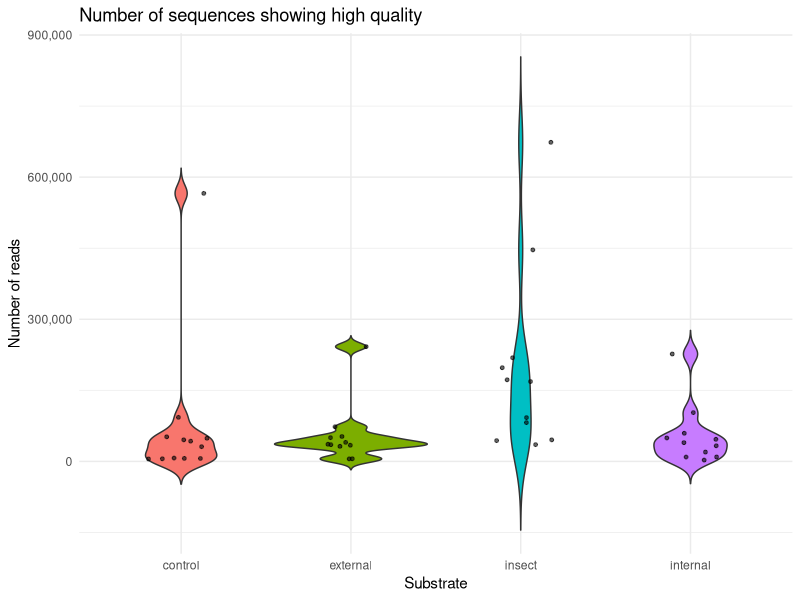
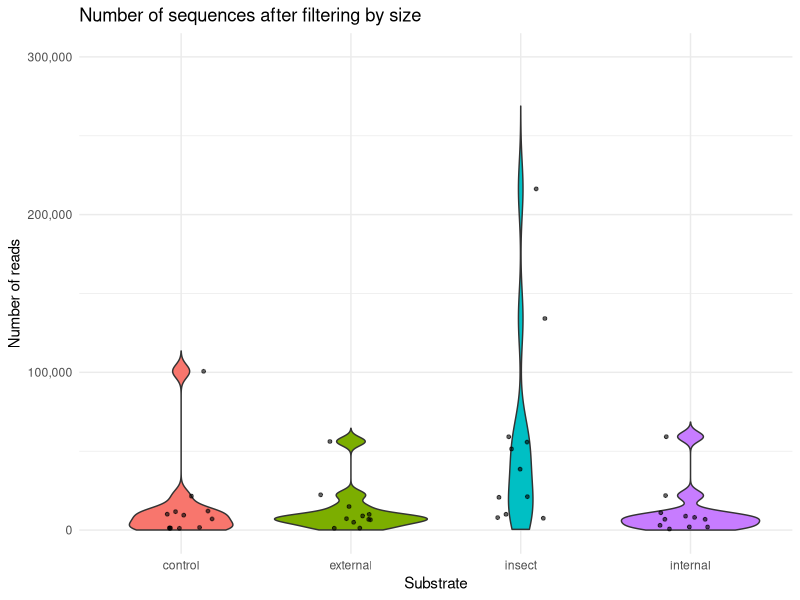
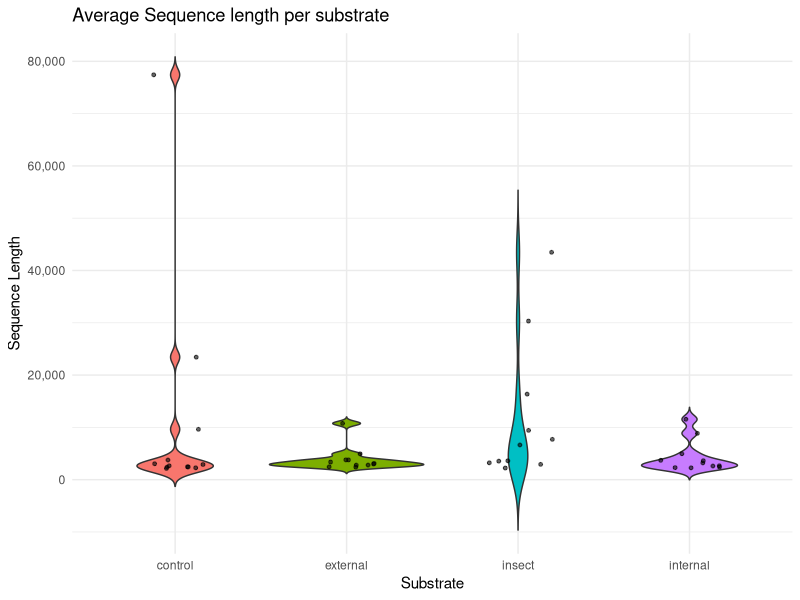

Recreate these plots in R, in order.
#reads sequenciamento

library(ggplot2)
library(readr)     # for reading data
library(dplyr)     # for data wrangling
library(tidyr)  # for reshaping data
library(scales)

reads <- read.table("reads_perbarcode.txt", h=T)
head(reads)
reads$substrat <- as.factor(reads$substrat)
reads$repetition <- as.factor(reads$repetition)

#reads_QC_passed9
ggplot(reads, aes(x = substrat, y = (reads_QC_passed9), fill = substrat)) +
  geom_violin(trim = FALSE) +
  geom_jitter(width = 0.2, size = 1, alpha = 0.6) +
  theme_minimal() +
  theme(legend.position = "none") +
  scale_y_continuous(labels = comma) +
  labs(title = "Number of sequences showing high quality",
       y = "Number of reads", x = "Substrate")

# Violin plot for reads_cutadapt_lenght
ggplot(reads, aes(x = substrat, y = reads_cutadapt_lenght, fill = substrat)) +
  geom_violin(trim = FALSE) +
  geom_jitter(width = 0.2, size = 1, alpha = 0.6) +
  theme_minimal() +
  theme(legend.position = "none") +
  scale_y_continuous(labels = comma, limits=c(0, 300000)) +
  labs(title = "Number of sequences after filtering by size",
       y = "Number of reads", x = "Substrate")

# Violin plot for sequence_length_max
ggplot(reads, aes(x = substrat, y = sequence_length_max, fill = substrat)) +
  geom_violin(trim = FALSE) +
  geom_jitter(width = 0.2, size = 1, alpha = 0.6) +
  theme_minimal() +
  theme(legend.position = "none") +
  scale_y_continuous(labels = comma) +
  labs(title = "Average Sequence length per substrate",
       y = "Sequence Length", x = "Substrate")
